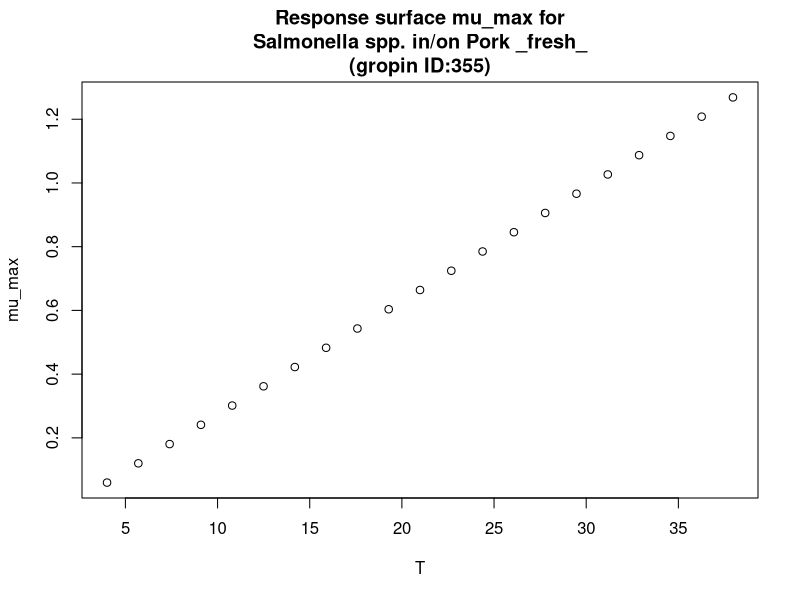

Recreate this plot in R.
#############################
# start of Parameter script
#############################
T <- seq(4.004,37.962037962038,length.out=21)
#############################
# end of Parameter script
#############################
############################# 
# start of Model script Gropin ID 355 
#############################
 
# constant coefficients for this model
 
variables <- data.frame(T)
argumentsPar <- expand.grid(variables)
 
# heart of the model
response_surface <- function(T) {
   mumax <-0.0356*(T-2.33)

return(mumax=mumax)
} 

# output parameters
mumax <- cbind(argumentsPar,response_surface(argumentsPar['T']))
colnames(mumax) <- c(colnames(argumentsPar),'mumax')
#############################
# End of Model script
#############################
############################# 
# start of Visualisation script Gropin ID 355 
#############################
plot(T,mumax$mumax,
                          xlab='T',
                          ylab='mu_max',main='Response surface mu_max for
Salmonella spp. in/on Pork _fresh_
(gropin ID:355)')
#############################
# End of Visualisation script
#############################
